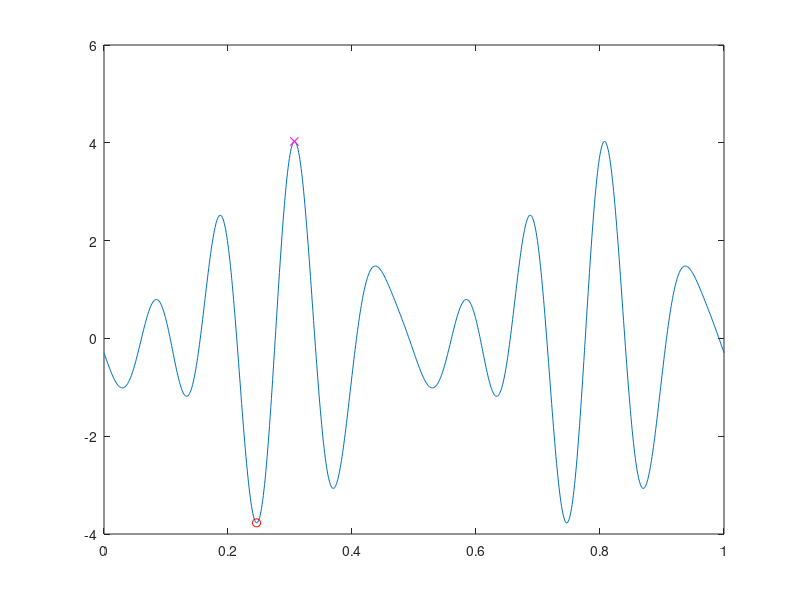

This figure's MATLAB source:
clear
close all
clc

function [max_n,min_n] = signal_max_min(n,A,f,phase)
  y=A(1)*sin(2*pi*n*f(1)+phase(1))+...
  A(2)*sin(2*pi*n*f(2)+phase(2))+A(3)*sin(2*pi*n*f(3)+phase(3));
  [max_n, max_i]=max(y);
  [min_n, min_i]=min(y);
  plot(n,y,n(min_i),y(min_i),'ro',n(max_i),y(max_i),'mx');  
endfunction

n=0:0.001:1;
A=[1,2,1.2];
f=[10,8,6]; %Hz
phase=[pi/2,1.5*pi,0.8*pi];

[max_n,min_n] = signal_max_min(n,A,f,phase);